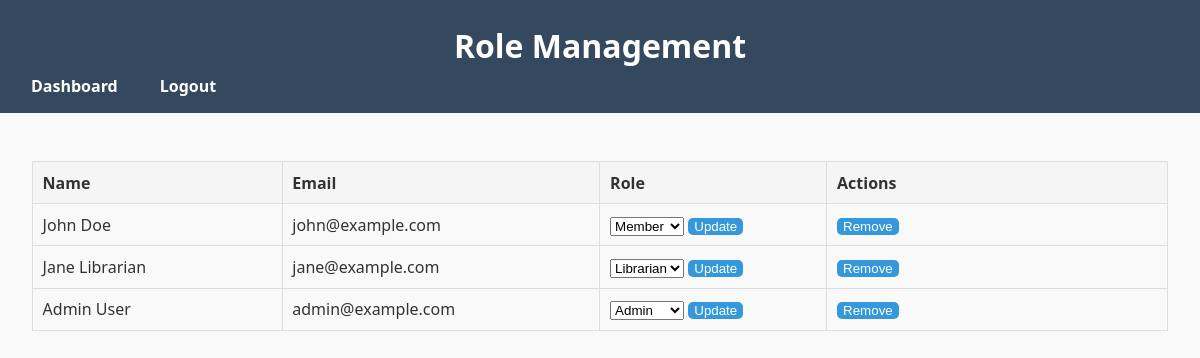
The page /php/role_management.php (signed in) on the database its author committed.
### tables this page shows
CREATE TABLE IF NOT EXISTS users (
    user_id INT AUTO_INCREMENT PRIMARY KEY,
    name VARCHAR(100) NOT NULL,
    email VARCHAR(100) UNIQUE NOT NULL,
    password VARCHAR(255) NOT NULL,
    role ENUM('Member','Librarian','Admin') DEFAULT 'Member'
);

### php/role_management.php (the view, shortened to what this page needs)
<?php
require_once "connect.php";
function h($s){ return htmlspecialchars((string)$s, ENT_QUOTES); }
$result = mysqli_query($database, "SELECT user_id, name, email, role FROM users ORDER BY role, name");
?>
<!DOCTYPE html>
<html lang="en">
<head>
  <link rel="stylesheet" href="styles.css">
</head>
<body>
<header>
  <h1>Role Management</h1>
  <nav>
    <ul>
      <li><a href="admin.php">Dashboard</a></li>
      <li><a href="logout.php" class="logout-btn">Logout</a></li>
    </ul>
  </nav>
</header>
<main>
  <table class="list" width="100%">
    <thead>
      <tr>
        <th style="width:22%;">Name</th>
        <th style="width:28%;">Email</th>
        <th style="width:20%;">Role</th>
        <th>Actions</th>
      </tr>
    </thead>
    <tbody>
    <?php if ($result && mysqli_num_rows($result) > 0): ?>
      <?php while ($row = mysqli_fetch_assoc($result)): ?>
        <tr>
          <td><?= h($row['name']) ?></td>
          <td><?= h($row['email']) ?></td>
          <td>
            <form method="POST" style="display:inline;">
              <select name="role">
                <option value="Admin"     <?= $row['role']==='Admin' ? 'selected' : '' ?>>Admin</option>
                <option value="Librarian" <?= $row['role']==='Librarian' ? 'selected' : '' ?>>Librarian</option>
                <option value="Member"    <?= $row['role']==='Member' ? 'selected' : '' ?>>Member</option>
              </select>
              <button type="submit" name="update_role">Update</button>
            </form>
          </td>
          <td>
            <form method="POST" onsubmit="return confirm('Remove this user?');" style="display:inline;">
              <button type="submit" name="delete_user">Remove</button>
            </form>
          </td>
        </tr>
      <?php endwhile; ?>
    <?php else: ?>
      <tr><td colspan="4">No users found.</td></tr>
    <?php endif; ?>
    </tbody>
  </table>
</main>
</body>
</html>

### php/styles.css (style rules this page uses)
body { font-family: 'Segoe UI', Tahoma, Geneva, Verdana, sans-serif; margin: 0; padding: 0; background: #f9f9f9; color: #333; }
header { background: #34495e; color: white; padding: 1rem; text-align: center; }
header h1 { margin: 0.5rem 0; }
nav ul { list-style: none; padding: 0; margin: 0; }
nav ul li { display: inline; margin: 0 15px; }
nav ul li a { color: white; text-decoration: none; font-weight: bold; }
main { padding: 2rem; }
button { background: #3498db; border: none; color: white; cursor: pointer; transition: background 0.3s; border-radius: 5px; }
table.list { width:100%; border-collapse:collapse; margin-top:1rem; }
table.list th, table.list td { border:1px solid #ddd; padding:.6rem; vertical-align: top; }
table.list th { background:#f5f5f5; text-align:left; }
header nav ul { list-style: none; padding: 0; display: flex; gap: 12px; }
header nav a { text-decoration: none; }

### rows shown on the page
users: name "John Doe", email "john@example.com", role "Member"
users: name "Jane Librarian", email "jane@example.com", role "Librarian"
users: name "Admin User", email "admin@example.com", role "Admin"
